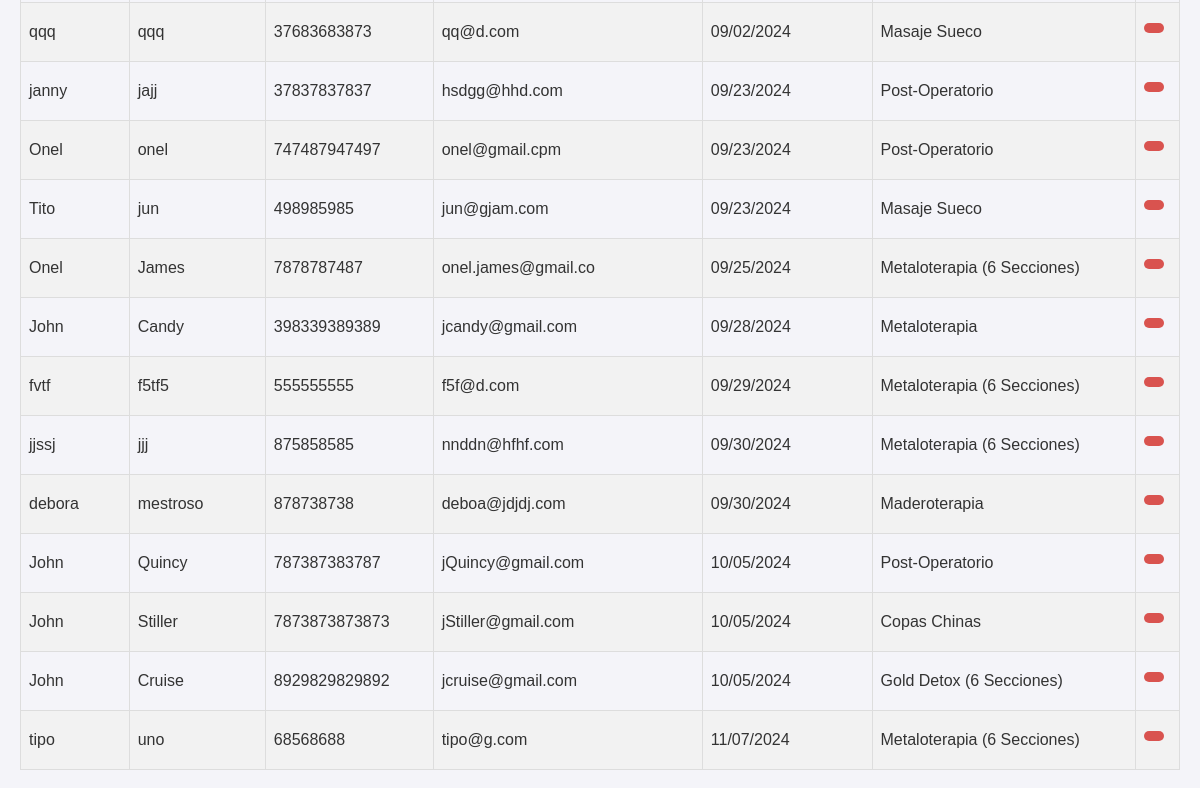
The app's page /citas-solicitadas/ (signed in, middle part), older data.
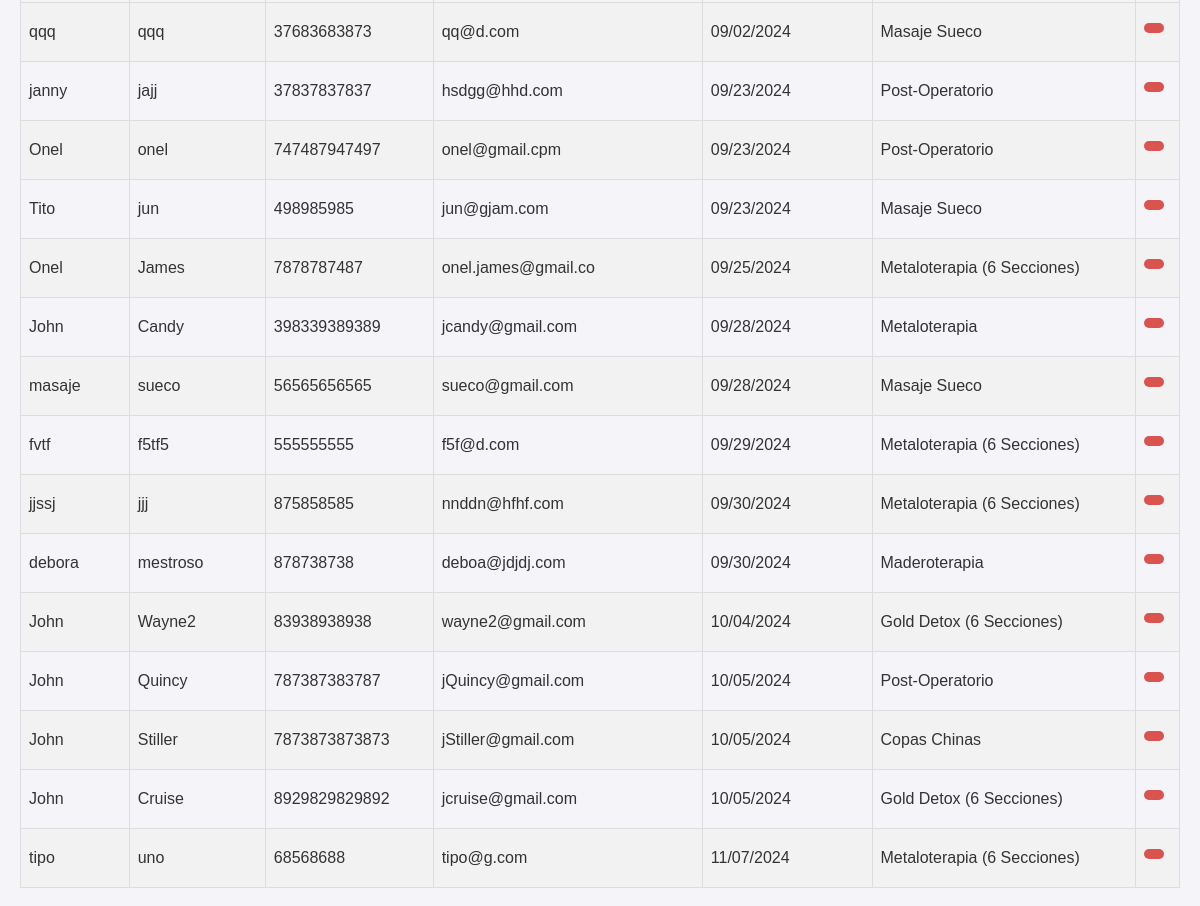
The same page, newer data.
### namaste_app/models.py (models this page shows)
class RequestAppointment(models.Model):
    first_name = models.CharField(max_length=50, null=False, blank=False)
    last_name = models.CharField(max_length=50, null=False, blank=False, default='')
    email_address = models.CharField(max_length=50, blank=False, default='')
    phone_number = models.CharField(max_length=50, blank=False, default='')
    address = models.CharField(max_length=50, blank=True, default='')
    zip = models.CharField(max_length=50, blank=True, default='')
    city = models.CharField(max_length=50, blank=True, default='')
    service = models.CharField(max_length=50, choices=ServiceType.choices, default='')
    date_requested = models.CharField(max_length=50, blank=False, default='')

### namaste_app/views.py (the view)
# urls.py: path("citas-solicitadas/", views.citas_solicitadas, name="citas-solicitadas"),
@login_required
def citas_solicitadas(request):
    context = {}
    try:
        requested_appointments = RequestAppointment.objects.order_by('date_requested')
        context['requested_appointments'] = requested_appointments
    except Exception as e:
        return f"Error fetching records: {str(e)}"
    return render(request, "citas-solicitadas.html", context)

### namaste_app/templates/citas-solicitadas.html (shortened to what this page needs)
{% extends "admin_base.html" %}{% block title %}Citas Solicitadas{% endblock %}
{% load widget_tweaks %}
{% block content %}
<table id="data-table">
    <tbody>
        {% for appointment in requested_appointments %}
        <tr>
            <td class="nombre">{{ appointment.first_name }}</td>
            <td class="apellido">{{ appointment.last_name }}</td>
            <td class="telefono">{{ appointment.phone_number }}</td>
            <td class="email">{{ appointment.email_address }}</td>
            <td class="fecha">{{ appointment.date_requested }}</td>
            <td class="servicio">{{ appointment.service }}</td>
            <td>
                <form method="post" action="{% url 'borrar_cita' appointment.id %}">
                    <button type="submit" class="delete-btn" name="delete-button">
                    </button>
                </form>
            </td>
        </tr>
        {% endfor %}
    </tbody>
</table>
{% endblock %}

Row changes from the older to the newer data that the page shows:
added RequestAppointment: first_name "masaje", last_name "sueco", phone_number "56565656565", email_address "sueco@gmail.com", date_requested "09/28/2024", service "Masaje Sueco"
added RequestAppointment: first_name "John", last_name "Wayne2", phone_number "83938938938", email_address "wayne2@gmail.com", date_requested "10/04/2024", service "Gold Detox (6 Secciones)"
